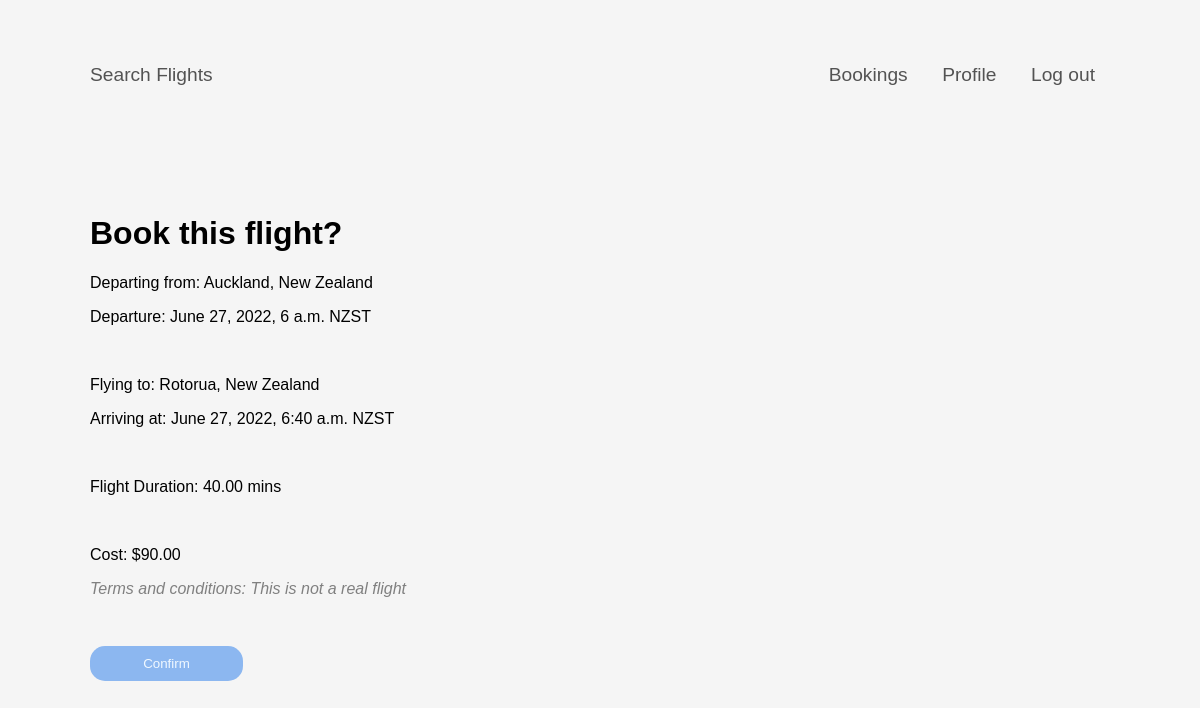
Screenshot of /book-flight/ (signed in) with the database file from the repository.
### flights/models.py (models this page shows, shortened)
class Flight(models.Model):
    depart_fk = models.ForeignKey('Departure', on_delete=models.CASCADE)
    arrival_fk = models.ForeignKey('Arrival', on_delete=models.CASCADE)
    plane_fk = models.ForeignKey('Plane', on_delete=models.CASCADE)
    price = models.DecimalField(max_digits=10, decimal_places=2)
    flight_number = models.CharField(max_length=6)  # flight numbers are made up by me
    flight_duration = models.DecimalField(max_digits=20, decimal_places=2)
    stops = models.ManyToManyField('Stop')
    num_stops = models.IntegerField()
    legs = models.ManyToManyField('Leg')

class Departure(models.Model):
    airport_fk = models.ForeignKey('Airport', on_delete=models.CASCADE)
    datetime = models.DateTimeField()

class Airport(models.Model):
    airport_code = models.CharField(primary_key=True, max_length=10)
    name = models.CharField(max_length=100)
    city_fk = models.ForeignKey('City', on_delete=models.CASCADE)

class City(models.Model):
    city_name = models.CharField(max_length=85)
    country = models.CharField(max_length=60)
    timezone_fk = models.ForeignKey('Timezone', on_delete=models.CASCADE)

class Timezone(models.Model):
    timezone_code = models.CharField(primary_key=True, max_length=6)
    timezone_name = models.CharField(max_length=40)
    gmt = models.CharField(max_length=9)

class Arrival(models.Model):
    airport_fk = models.ForeignKey('Airport', on_delete=models.CASCADE)
    datetime = models.DateTimeField()

### booking/views.py (the view)
# urls.py: path('book-flight/', booking_views.book_flight, name="book-flight"),
@login_required()
def book_flight(request):
    if request.method == "POST":
        request.session['flight_id'] = request.POST['flight_id']
        return redirect("create-booking-invoice")
    flight_id = request.session["flight_id"]
    flight = Flight.objects.get(id=flight_id)
    flight_info = {'flight':flight}
    return render(request, 'booking/book_flight.html', flight_info)

### booking/templates/booking/book_flight.html (shortened to what this page needs)
{% extends "booking/base.html" %}
{% block content %}
<h1>Book this flight?</h1>
<div>
    <p>Departing from: {{ flight.depart_fk.airport_fk.city_fk.city_name }}, {{flight.depart_fk.airport_fk.city_fk.country }}</p>
    <p>Departure: {{ flight.depart_fk.datetime }} {{ flight.depart_fk.airport_fk.city_fk.timezone_fk.timezone_code }}
    </p><br>
    <p>Flying to: {{ flight.arrival_fk.airport_fk.city_fk.city_name }}, {{ flight.arrival_fk.airport_fk.city_fk.country}}</p>
    <p>Arriving at: {{ flight.arrival_fk.datetime }} {{ flight.arrival_fk.airport_fk.city_fk.timezone_fk.timezone_code}}</p><br>
    <p>Flight Duration: {{ flight.flight_duration }} mins</p><br>
    <p>Cost: ${{ flight.price }}</p>
</div>
<div id="terms">
    <p>Terms and conditions: This is not a real flight</p>
</div>
<form method="POST" action="{% url 'book-flight' %}" id="confirmBooking">
    <button type="submit">Confirm</button>
</form>
{% endblock content %}

### booking/templates/booking/base.html (style rules this page uses)
html { height: 100%; }
body { width: 100%; margin: 0 auto; font-family: Arial, Helvetica, sans-serif; background-color: whitesmoke; }
#terms { font-style: italic; color: gray; }
#cancelBooking>button, #confirmBooking>button { margin-top: 2rem; margin-bottom: 3rem; width: 15%; height: 35px; border: none; background-color: rgb(140, 183, 240); color: aliceblue; border-radius: 15px; }

### rows the page displays
Flight: depart_fk.airport_fk.city_fk.city_name "Auckland", depart_fk.airport_fk.city_fk.country "New Zealand", depart_fk.datetime "June 27, 2022, 6 a.m.", depart_fk.airport_fk.city_fk.timezone_fk.timezone_code "NZST", arrival_fk.airport_fk.city_fk.city_name "Rotorua", arrival_fk.airport_fk.city_fk.country "New Zealand", arrival_fk.datetime "June 27, 2022, 6:40 a.m.", arrival_fk.airport_fk.city_fk.timezone_fk.timezone_code "NZST", flight_duration "40.00", price "90.00"
